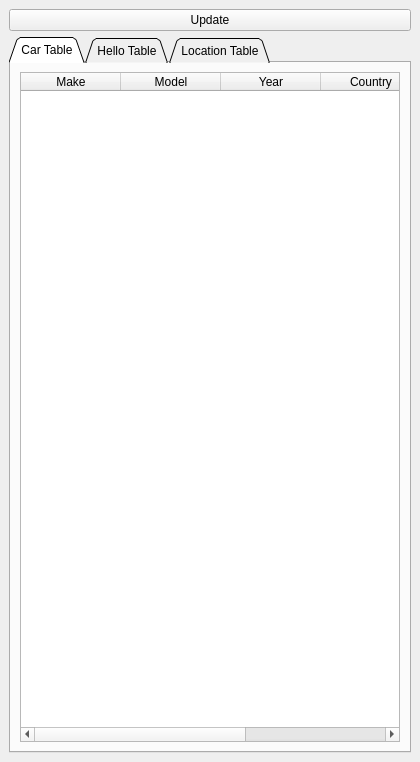
<?xml version="1.0" encoding="UTF-8"?>
<ui version="4.0">
 <class>dbData</class>
 <widget class="QDockWidget" name="dbData">
  <property name="geometry">
   <rect>
    <x>0</x>
    <y>0</y>
    <width>420</width>
    <height>762</height>
   </rect>
  </property>
  <property name="minimumSize">
   <size>
    <width>400</width>
    <height>216</height>
   </size>
  </property>
  <property name="maximumSize">
   <size>
    <width>420</width>
    <height>2000</height>
   </size>
  </property>
  <property name="windowTitle">
   <string>Database Data</string>
  </property>
  <widget class="QWidget" name="dockWidgetContents">
   <layout class="QGridLayout" name="gridLayout">
    <item row="1" column="0">
     <widget class="QTabWidget" name="displayData">
      <property name="sizePolicy">
       <sizepolicy hsizetype="Preferred" vsizetype="Preferred">
        <horstretch>0</horstretch>
        <verstretch>0</verstretch>
       </sizepolicy>
      </property>
      <property name="maximumSize">
       <size>
        <width>420</width>
        <height>16777215</height>
       </size>
      </property>
      <property name="tabShape">
       <enum>QTabWidget::Triangular</enum>
      </property>
      <property name="currentIndex">
       <number>0</number>
      </property>
      <property name="movable">
       <bool>true</bool>
      </property>
      <widget class="QWidget" name="carTable">
       <attribute name="title">
        <string>Car Table</string>
       </attribute>
       <layout class="QVBoxLayout" name="verticalLayout">
        <item>
         <widget class="QTableWidget" name="tableCars">
          <column>
           <property name="text">
            <string>Make</string>
           </property>
          </column>
          <column>
           <property name="text">
            <string>Model</string>
           </property>
          </column>
          <column>
           <property name="text">
            <string>Year</string>
           </property>
          </column>
          <column>
           <property name="text">
            <string>Country</string>
           </property>
          </column>
          <column>
           <property name="text">
            <string>Price (USD)</string>
           </property>
          </column>
         </widget>
        </item>
       </layout>
      </widget>
      <widget class="QWidget" name="helloTable">
       <attribute name="title">
        <string>Hello Table</string>
       </attribute>
       <layout class="QVBoxLayout" name="verticalLayout_3">
        <item>
         <widget class="QTableWidget" name="tableHello">
          <column>
           <property name="text">
            <string>name</string>
           </property>
          </column>
          <column>
           <property name="text">
            <string>message</string>
           </property>
          </column>
          <column>
           <property name="text">
            <string>date</string>
           </property>
          </column>
         </widget>
        </item>
       </layout>
      </widget>
      <widget class="QWidget" name="locationTable">
       <attribute name="title">
        <string>Location Table</string>
       </attribute>
       <widget class="QTableWidget" name="tableLocation">
        <property name="geometry">
         <rect>
          <x>10</x>
          <y>10</y>
          <width>391</width>
          <height>601</height>
         </rect>
        </property>
        <column>
         <property name="text">
          <string>Dest. Name</string>
         </property>
        </column>
        <column>
         <property name="text">
          <string>State</string>
         </property>
        </column>
        <column>
         <property name="text">
          <string>Date Visited</string>
         </property>
        </column>
        <column>
         <property name="text">
          <string>Fun Level (%)</string>
         </property>
        </column>
       </widget>
      </widget>
     </widget>
    </item>
    <item row="0" column="0">
     <widget class="QPushButton" name="updateBtn">
      <property name="text">
       <string>Update</string>
      </property>
     </widget>
    </item>
   </layout>
  </widget>
 </widget>
 <resources/>
 <connections/>
</ui>
